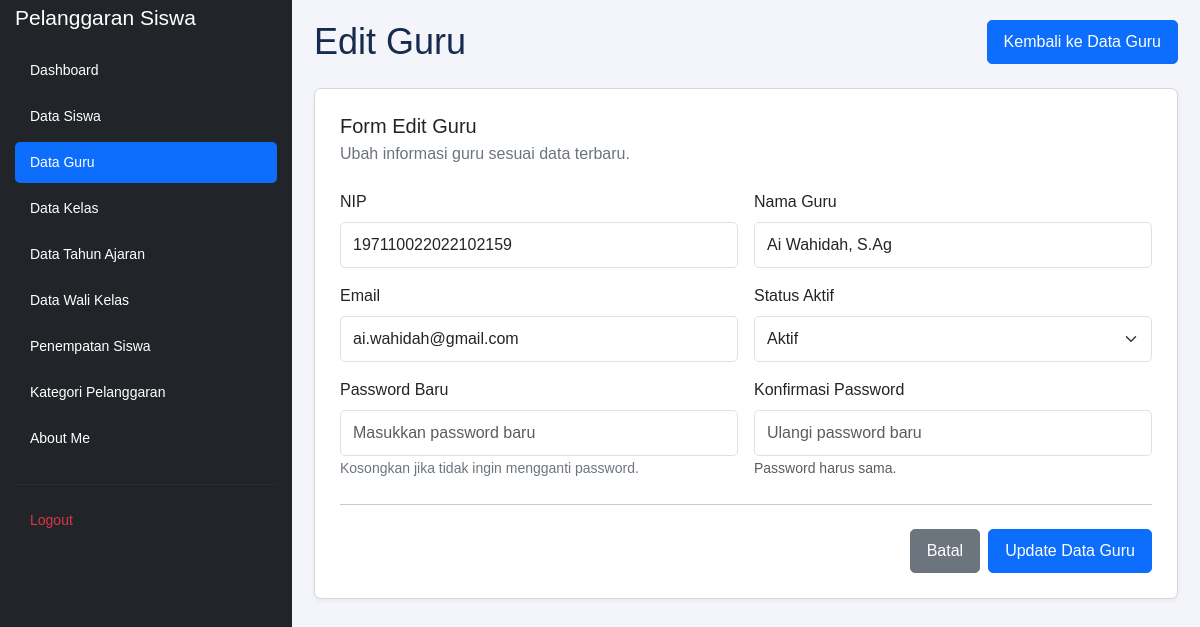
The app's page /edit_guru.php?id=22 (signed in) with its own data.
### tables this page shows
CREATE TABLE `t_guru` (
  `id` int(11) NOT NULL,
  `nip` varchar(18) NOT NULL,
  `nama` varchar(150) DEFAULT NULL,
  `email` varchar(150) NOT NULL,
  `status_aktif` tinyint(1) NOT NULL,
  `user_id` int(11) NOT NULL,
  `created_at` timestamp NOT NULL DEFAULT current_timestamp(),
  `updated_at` timestamp NOT NULL DEFAULT current_timestamp()
);

### edit_guru.php (the view, shortened to what this page needs)
<?php
include 'config/koneksi.php';
$id = (int)$_GET['id'];
$stmt = mysqli_prepare($koneksi, "SELECT * FROM t_guru WHERE id = ?");
mysqli_stmt_bind_param($stmt, "i", $id);
mysqli_stmt_execute($stmt);
$hasil = mysqli_stmt_get_result($stmt);
$data = mysqli_fetch_assoc($hasil);
?>
<!DOCTYPE html>
<html lang="id">
<head>
    <link href="https://cdn.jsdelivr.net/npm/bootstrap@5.3.3/dist/css/bootstrap.min.css"
          rel="stylesheet">
</head>
<body>
    <aside class="sidebar">
        <h5 class="sidebar-title">Pelanggaran Siswa</h5>
        <nav class="nav flex-column">
            <a href="dashboard.php" class="nav-link">Dashboard</a>
            <a href="kelola_siswa.php" class="nav-link">Data Siswa</a>
            <a href="kelola_guru.php" class="nav-link active">Data Guru</a>
            <a href="kelola_kelas.php" class="nav-link">Data Kelas</a>
            <a href="kelola_tahun_ajaran.php" class="nav-link">
                Data Tahun Ajaran
            </a>
            <a href="kelola_walikelas.php" class="nav-link">
                Data Wali Kelas
            </a>
            <a href="penempatan_siswa.php" class="nav-link">
                Penempatan Siswa
            </a>
            <a href="kategori_pelanggaran.php" class="nav-link">
                Kategori Pelanggaran
            </a>
            <a href="about.php" class="nav-link">About Me</a>
            <hr>
            <a href="logout.php" class="nav-link logout"
               onclick="return confirm('Yakin ingin logout?')">
                Logout
            </a>
        </nav>
    </aside>
    <main class="main-content">
        <div class="d-flex justify-content-between align-items-center flex-wrap gap-2 mb-4">
            <h1 class="page-title mb-0">Edit Guru</h1>
            <a href="kelola_guru.php" class="btn btn-primary">
                Kembali ke Data Guru
            </a>
        </div>
        <div class="form-card">
            <h5 class="mb-1">Form Edit Guru</h5>
            <p class="text-secondary mb-4">
                Ubah informasi guru sesuai data terbaru.
            </p>
            <form action="proses_edit_guru.php"
                  method="POST"
                  id="formEditGuru">
                <div class="row g-3">
                    <div class="col-md-6">
                        <label for="nip" class="form-label">NIP</label>
                        <input type="text"
                               class="form-control"
                               id="nip"
                               name="nip"
                               maxlength="18"
                               value="<?= htmlspecialchars($data['nip'] ?? '') ?>"
                               required>
                    </div>
                    <div class="col-md-6">
                        <label for="nama" class="form-label">Nama Guru</label>
                        <input type="text"
                               class="form-control"
                               id="nama"
                               name="nama"
                               value="<?= htmlspecialchars($data['nama'] ?? '') ?>"
                               required>
                    </div>
                    <div class="col-md-6">
                        <label for="email" class="form-label">Email</label>
                        <input type="email"
                               class="form-control"
                               id="email"
                               name="email"
                               value="<?= htmlspecialchars($data['email'] ?? '') ?>"
                               required>
                    </div>
                    <div class="col-md-6">
                        <label for="status_aktif" class="form-label">Status Aktif</label>
                        <select class="form-select"
                                id="status_aktif"
                                name="status_aktif"
                                required>
                            <option value="1"
                                <?= $data['status_aktif'] == 1 ? 'selected' : '' ?>>
                                Aktif
                            </option>
                        </select>
                    </div>
                    <div class="col-md-6">
                        <label for="password" class="form-label">Password Baru</label>
                        <input type="password"
                               class="form-control"
                               id="password"
                               name="password"
                               minlength="8"
                               autocomplete="new-password"
                               placeholder="Masukkan password baru">
                        <small class="text-secondary">
                            Kosongkan jika tidak ingin mengganti password.
                        </small>
                    </div>
                    <div class="col-md-6">
                        <label for="konfirmasi_password" class="form-label">Konfirmasi Password</label>
                        <input type="password"
                               class="form-control"
                               id="konfirmasi_password"
                               name="konfirmasi_password"
                               autocomplete="new-password"
                               placeholder="Ulangi password baru">
                        <small id="pesanPassword" class="form-text">
                            Password harus sama.
                        </small>
                    </div>
                </div>
                <hr class="my-4">
                <div class="d-flex justify-content-end gap-2 flex-wrap">
                    <a href="kelola_guru.php" class="btn btn-secondary">
                        Batal
                    </a>
                    <button type="submit" class="btn btn-primary">
                        Update Data Guru
                    </button>
                </div>
            </form>
        </div>
    </main>
</body>
</html>

### edit_guru.php (style rules this page uses)
body { margin: 0; background-color: #f3f5fb; font-family: Arial, sans-serif; }
.sidebar { width: 292px; height: 100vh; background-color: #212529; color: white; position: fixed; top: 0; left: 0; padding: 0 15px; overflow-y: auto; z-index: 1000; }
.sidebar-title { font-size: 21px; color: white; padding: 5px 0 20px; margin: 0; }
.sidebar .nav-link { color: white; padding: 10px 15px; margin-bottom: 5px; border-radius: 5px; font-size: 14px; }
.sidebar .nav-link.active { background-color: #0d6efd; color: white; }
.sidebar hr { border-color: #454545; margin-top: 20px; margin-bottom: 15px; }
.sidebar .logout { color: #dc3545; }
.main-content { margin-left: 292px; padding: 20px 22px; min-height: 100vh; }
.page-title { font-size: 36px; font-weight: 400; color: #172b4d; margin-bottom: 25px; }
.form-card { background: white; border: 1px solid #d6d6d6; border-radius: 7px; padding: 25px; box-shadow: 0 2px 4px rgba(0, 0, 0, 0.05); }
.form-label { font-weight: 500; color: #212529; }
.form-control, .form-select { padding: 10px 12px; border-radius: 5px; }
.btn { border-radius: 5px; padding: 9px 16px; }

### records on screen
t_guru: nip "197110022022102159", nama "Ai Wahidah, S.Ag", email "ai.wahidah@gmail.com", status_aktif "Aktif"
